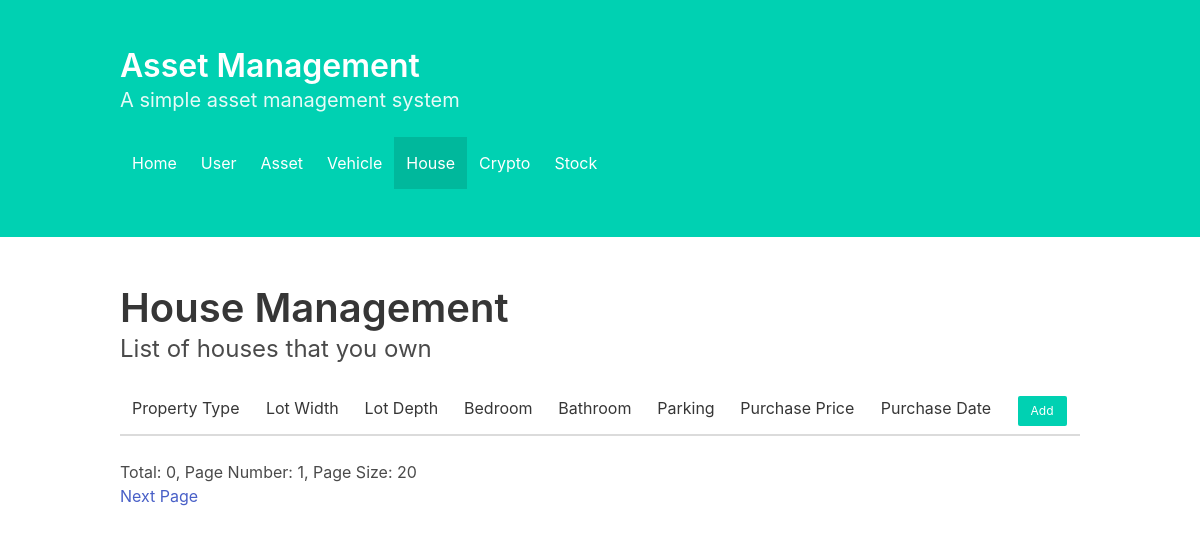
Page /house on the earlier database version.
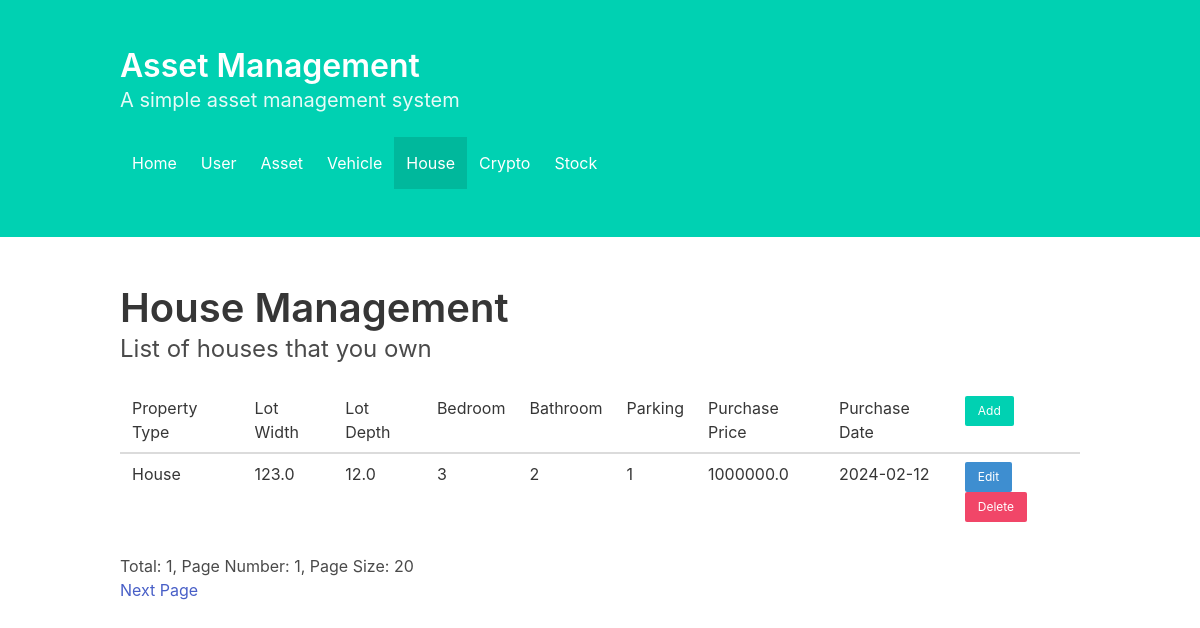
Same page on the later database version.
### aerc_website/models.py (models this page shows)
class House(models.Model):
    asset = models.ForeignKey(Asset, on_delete=models.CASCADE)
    property_type = models.CharField(max_length=10, default='')
    lot_width = models.FloatField(default=0)
    lot_depth = models.FloatField(default=0)
    bedroom = models.SmallIntegerField(default=0)
    bathroom = models.SmallIntegerField(default=0)
    parking = models.SmallIntegerField(default=0)
    purchase_price = models.FloatField(default=0)
    purchase_date = models.DateTimeField(auto_now_add=True)

### aerc_website/views.py (the view, shortened to what this page needs)
# urls.py: path('house', views.house, name='house'),
@csrf_exempt
def house(request):
    context = {}
    if request.method == "GET":
        viewtype = request.GET.get('vt', 'list')
        if VIEWTYPE[viewtype] is VIEWTYPE.list:
            total = House.objects.count()
            size = int(request.GET.get('size', 20))
            page = int(request.GET.get('page', 1))
            data = House.objects.all()[(page-1)*size:page*size]
            context['total'] = total
            context['size'] = size
            context['page'] = page
            context['data'] = data
            context['hasPrev'] = page > 1
            context['hasNext'] = page * size + len(data) != total
            context['pagePrev'] = page - 1
            context['pageNext'] = page + 1
            return render(request, 'house/index.html', context)
        elif VIEWTYPE[viewtype] is VIEWTYPE.detail:
            id = int(request.GET.get('id', 0))
            context['id'] = id
            if id > 0:
                context['data'] = House.objects.get(id=id)
            return render(request, 'house/detail.html', context)

### aerc_website/templates/house/index.html (shortened to what this page needs)
<!DOCTYPE html>
{% load static %}
<html lang="en">
<head>
    <link href="https://cdn.jsdelivr.net/npm/bulma@0.9.4/css/bulma.min.css" rel="stylesheet">
    <link href="{% static 'css/styles.css' %}" rel="stylesheet">
</head>
<body>
<main>
    <section class="hero is-primary">
        <div class="hero-body">
            <div class="container">
                <h1 class="title">
                    Asset Management
                </h1>
                <h2 class="subtitle">
                    A simple asset management system
                </h2>
                <nav aria-label="main navigation" class="navbar" role="navigation">
                    <div class="navbar-menu" id="navbarBasicExample">
                        <div class="navbar-start">
                            <a class="navbar-item" href="/">
                                Home
                            </a>
                            <a class="navbar-item" href="/user">
                                User
                            </a>
                            <a class="navbar-item" href="/asset">
                                Asset
                            </a>
                            <a class="navbar-item" href="/vehicle">
                                Vehicle
                            </a>
                            <a class="navbar-item is-active" href="/house">
                                House
                            </a>
                            <a class="navbar-item" href="/crypto">
                                Crypto
                            </a>
                            <a class="navbar-item" href="/stock">
                                Stock
                            </a>
                        </div>
                    </div>
                </nav>
            </div>
        </div>
    </section>
    <section class="section">
        <div class="container">
            <h2 class="title is-2">House Management</h2>
            <p class="subtitle is-4">List of houses that you own</p>
            <div class="table-container">
                <table class="table is-striped is-hoverable is-fullwidth">
                    <thead>
                    <tr>
                        <td>Property Type</td>
                        <td>Lot Width</td>
                        <td>Lot Depth</td>
                        <td>Bedroom</td>
                        <td>Bathroom</td>
                        <td>Parking</td>
                        <td>Purchase Price</td>
                        <td>Purchase Date</td>
                        <td>
                            <a class="button is-primary is-small" href="?vt=detail">Add</a>
                        </td>
                    </tr>
                    </thead>
                    <tbody>
                    {% for x in data %}
                    <tr>
                        <td>{{ x.property_type }}</td>
                        <td>{{ x.lot_width }}</td>
                        <td>{{ x.lot_depth }}</td>
                        <td>{{ x.bedroom }}</td>
                        <td>{{ x.bathroom }}</td>
                        <td>{{ x.parking }}</td>
                        <td>{{ x.purchase_price }}</td>
                        <td>{{ x.purchase_date|date:'Y-m-d' }}</td>
                        <td>
                            <form action="house" method="post">
                                <a class="button is-info is-small" href="?vt=detail&id={{ x.id }}">Edit</a>
                                <input type="submit" value="Delete" class="button is-danger is-small" />
                            </form>
                        </td>
                    </tr>
                    {% endfor %}
                    </tbody>
                </table>
            </div>
            <div>
                Total: {{ total }}, Page Number: {{ page }}, Page Size: {{ size }}
            </div>
            <div>
                {% if hasNext %}
                <a href="?size=20&page={{ pageNext }}">Next Page</a>
                {% endif %}
            </div>
        </div>
    </section>
</main>
</body>
</html>

Differences in the rows shown:
added House: property_type "House", lot_width "123.0", lot_depth "12.0", bedroom "3", bathroom "2", parking "1", purchase_price "1000000.0", purchase_date "2024-02-12"
Other differences:
{{ total }}: "0" → "1"
